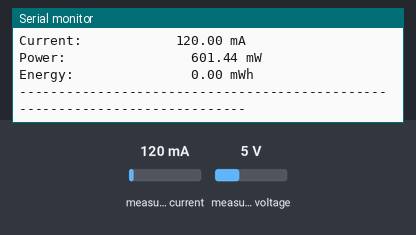
Bench run of a sketch on a simulated Arduino Uno, built with avr-gcc and run on an emulated ATmega328P. Shown: the last lines printed to the serial monitor. The test bench sets the inputs (shaded band); at power-on: measured current 120 mA, measured voltage 5 V.

Above: at 1.2 s.
1.3 s: measured current set to 40 mA
At 2.7 s:
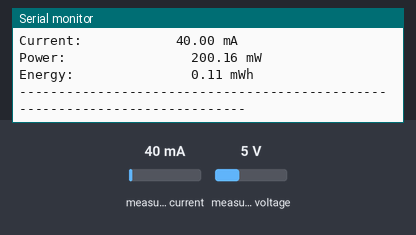
3.6 s: measured voltage set to 0.3 V
At 5.3 s:
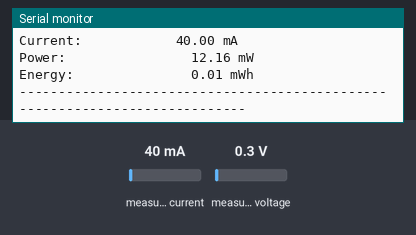
5.9 s: measured current set to 500 mA
At 8.0 s:
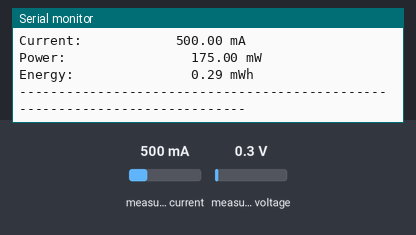
Timing chart, 0 to 9.5 s (numbered marks = the images above; inputs shaded):
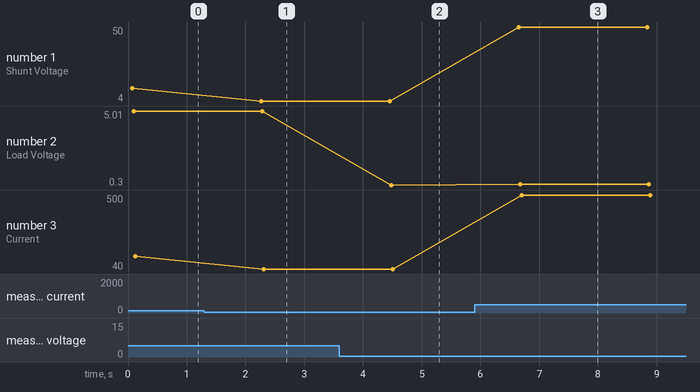

Measured:
- after the input at 1.3 s, the serial monitor: prints a new line after 0.96 s (image 1)
- after the input at 3.6 s, the serial monitor: prints a new line after 0.83 s (image 2)
- after the input at 5.9 s, the serial monitor: prints a new line after 0.75 s (image 3)
- plotted number 1: 12 → 4 after the input at 1.3 s, 4 → 50 after the input at 5.9 s
- plotted number 2: 5 → 0.3 after the input at 3.6 s, 0.3 → 0.35 after the input at 5.9 s
- plotted number 3: 120 → 40 after the input at 1.3 s, 40 → 500 after the input at 5.9 s

The sketch:

capteur_de_courant_NA219DC.ino
```cpp
#include <Wire.h>
#include <Adafruit_INA219.h>
Adafruit_INA219 ina219;
   float voltage_V = 0,shuntVoltage_mV,busVoltage_V;
  float current_mA = 0;
  float power_mW = 0;
  float energy_Wh=0;
  long time_s=0;
void setup(void)
{
  Serial.begin(9600);
  uint32_t currentFrequency;
  ina219.begin();
  Serial.println("Measuring voltage and current with INA219");
}
void loop(void)
{
  getData();
  delay(2000);
}
void getData(){

 time_s=millis()/(1000); // convert time to sec
 busVoltage_V = ina219.getBusVoltage_V();
 shuntVoltage_mV = ina219.getShuntVoltage_mV();
 voltage_V = busVoltage_V + (shuntVoltage_mV / 1000);
 current_mA = ina219.getCurrent_mA();
 //power_mW = ina219.getPower_mW();
 power_mW=current_mA*voltage_V;
 energy_Wh=(power_mW*time_s)/3600;    //energy in watt hour


  Serial.print("Bus Voltage:    "); Serial.print(busVoltage_V); Serial.println(" V");
  Serial.print("Shunt Voltage: "); Serial.print(shuntVoltage_mV); Serial.println(" mV");
  Serial.print("Load Voltage:   "); Serial.print(voltage_V); Serial.println(" V");
  Serial.print("Current:            "); Serial.print(current_mA); Serial.println(" mA");
  Serial.print("Power:                "); Serial.print(power_mW); Serial.println(" mW");
  Serial.print("Energy:               "); Serial.print(energy_Wh); Serial.println(" mWh");
  Serial.println("----------------------------------------------------------------------------");
}
```
